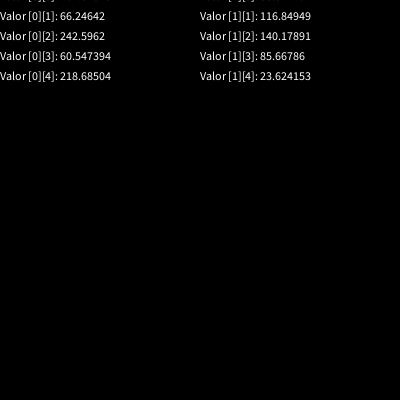
Frame 1 (no input)
Frame 60 (the mouse pressed at the canvas centre just before this capture): identical to frame 1, image omitted
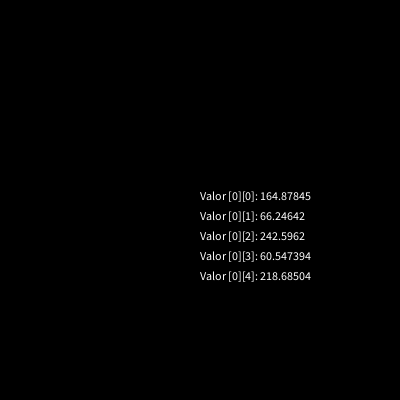
Frame 120 (the mouse held since frame 60 and released just before this capture)

The Processing sketch that drew these frames (run headless with seeded random() and noise(); from frame 60 on, the mouse is pressed at the canvas centre):

// Processing sketch: arreglo2DFlotantes
// ── arreglo2DFlotantes.pde
// DECLRACION parteA
float [][] arregloFloatntes;
//!! IMPORTANTE
// VARIABLE CANTIDAD DE ESPACIOS
int cantidadDeEspacios;
void setup () {
  size(400, 400);
  cantidadDeEspacios = 5;
  // DECLRACION parteB
  arregloFloatntes = new float[cantidadDeEspacios][cantidadDeEspacios];  
  // ASIGNACION
  for (int i = 0; i < cantidadDeEspacios; i++) {
    for (int j = 0; j < cantidadDeEspacios; j++) {
      arregloFloatntes[i][j] = random(255);
    }
  }
  textSize(12);
}
void draw () {
  background(0);  
  //* Dato importante: Propiedad .lenght
  for (int i = 0; i < cantidadDeEspacios; i++) {
    for (int j = 0; j < cantidadDeEspacios; j++) {
      text("Valor ["+i+"]["+j+"]: "+arregloFloatntes[i][j], mouseX+(i*200), mouseY+(j*20));
    }
  }
}
